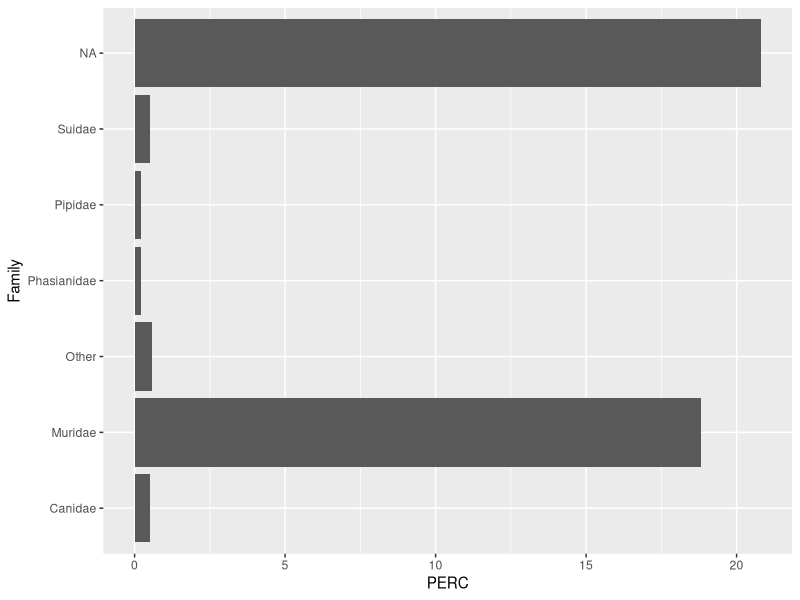

Write R code to recreate this figure. (Note: this script raises an error after producing the figure.)
library(readr)
library(ggplot2)
A <- read_csv("Other_Species.csv")
View(A)

ggplot(A, mapping = aes(Family, PERC))+
  geom_col()+
  coord_flip()

#lollipop

ggplot(Adf, mapping = aes(x, y))+
  geom_segment(aes(x= reorder(x, +y), xend=x, y=0, yend=y), color="black") + 
  geom_point(color="black", size = 4) +
  coord_flip()+
  theme_light()+
  theme(panel.grid.major.y = element_blank(),
        panel.border = element_blank())+
  scale_y_continuous(breaks = seq(0, 20, by = 1))+
  xlab("Order") +
  ylab("Percentage of all flagged sequences")


#E69F00

ggplot(Bdf, mapping = aes(x, y))+
  geom_segment(aes(x= reorder(x, +y), xend=x, y=0, yend=y), color="black") + 
  geom_point(color="black", size = 4) +
  coord_flip()+
  theme_light()+
  theme(panel.grid.major.y = element_blank())+
  scale_y_continuous(breaks = seq(0, 91, by = 5))+
  xlab("Order") +
  ylab("Percentage of non-human sequences")

Adf <- data.frame(
  x = c("Muridae", "Suidae", "Canidae", "Pipidae", "Phasianidae", "Other"), 
  y = c(18.83053, 0.49554, 0.49554, 0.198216, 0.198216, 0.594648)
)

Bdf <- data.frame(
  x = c("Muridae", "Suidae", "Canidae", "Pipidae", "Phasianidae", "Other"), 
  y = c(90.47619, 2.380952, 2.380952, 0.952381, 0.952381, 2.857143)
)


ggplot(Adf, mapping = aes(x = reorder(x, +y), y))+
  geom_col()+
  coord_flip()+
  theme_light()+
  theme(panel.grid.major.y = element_blank())+
  scale_y_continuous(breaks = seq(0, 20, by = 1))+
  scale_fill_manual(values = c("#E69F00", "#0072B2")) +
  xlab("Order") +
  ylab("Percentage")

  